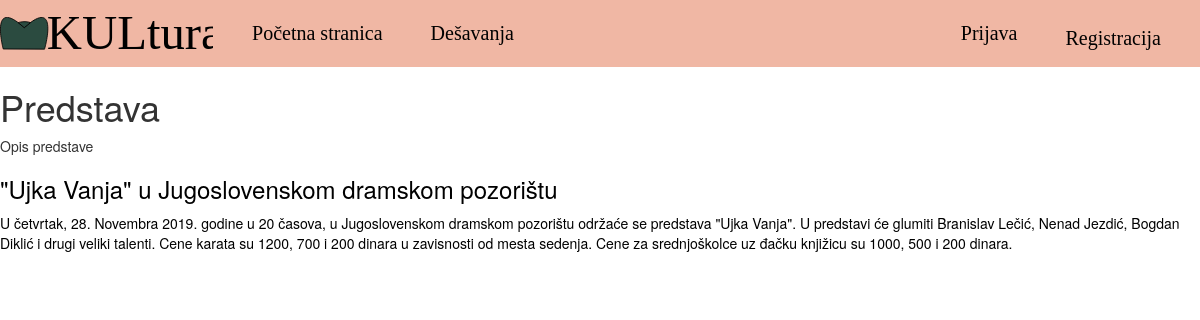
The app's page /desavanja?vrsta_dogadjaja=3 with its own data.
### tables this page shows
CREATE TABLE `vrste_dogadjaja` (
  `id_vrste` int(11) NOT NULL,
  `naziv` varchar(30) NOT NULL,
  `opis` text NOT NULL
);

CREATE TABLE `dogadjaji` (
  `id_dogadjaja` int(11) NOT NULL,
  `naziv_dogadjaja` varchar(100) NOT NULL,
  `vrsta_dogadjaja` int(11) NOT NULL,
  `pocetak_dogadjaja` datetime NOT NULL,
  `kraj_dogadjaja` datetime NOT NULL,
  `opis_dogadjaja` text DEFAULT NULL
);

### utils/view.php (called while the page is built, shortened)
<?php
function renderView($name, array $vars = []) {
    extract($vars);
    include dirname(__DIR__) . '/templates/' . $name . '.php';
}

### controller/events.php (called while the page is built, shortened)
<?php
require 'utils/view.php';
require 'model/event_type.php';
require 'model/event.php';
function getEventsListAction(array $filters) {
    $db = dbConnect();
    $selectedEventType = $filters['vrsta_dogadjaja'] ?? null;
    $events = $selectedEventType ? getEventsFiltered($db, ['vrsta_dogadjaja' => $selectedEventType]) : getAllEvents($db);
    $eventTypes = getAllEventTypes($db);
    $eventTypeNames = getEventTypeNames($db);
    renderView(
        'dogadjaji',
        [
            'events' => $events,
            'eventTypes' => $eventTypes,
            'selectedEventType' => $selectedEventType-1,
            'eventTypeNames' => $eventTypeNames,
        ]
    );
}

### index.php (called while the page is built, shortened)
<?php
$routeMap = [
    '/login' => [
        'file'=>'controller/login.php',
        'action'=>'loginAction',
        'data'=>[$_POST]
    ],
    '/desavanje' =>[
        'file' => 'controller/event.php',
        'action' => 'getEventAction',
        'data' => [$_GET]
    ],
    '/desavanja' => [
        'file'=>'controller/events.php',
        'action'=>'getEventsListAction',
        'data'=>[$_GET]
    ],
    '/' => [
        'file' => 'controller/index.php',
        'action' => 'indexAction',
    ],
];
$currentRoute = $routeMap['/'];
if (isset($_SERVER['PATH_INFO']) && isset($routeMap[$_SERVER['PATH_INFO']])) {
    $currentRoute = $routeMap[$_SERVER['PATH_INFO']];
}
call_user_func_array($currentRoute['action'], $currentRoute['data'] ?? []);

### model/event_type.php (called while the page is built)
<?php
function getAllEventTypes(PDO $db): array {
    $eventTypesStatement = $db->prepare('SELECT * FROM vrste_dogadjaja');
    $eventTypesStatement->execute();
    return $eventTypesStatement->fetchAll();
}
function getEventTypeNames(PDO $db) {
    $eventTypeNames = [];
    foreach (getAllEventTypes($db) as $eventType) {
        $eventTypeNames[$eventType['id_vrste']] = $eventType['naziv'];
    }
    return $eventTypeNames;
}

### model/event.php (called while the page is built, shortened)
<?php
function getEventsFiltered(PDO $db, array $filters) {
    $eventsStatement = $db->prepare('SELECT * FROM dogadjaji  WHERE vrsta_dogadjaja = :vrsta_dogadjaja AND sysdate()<pocetak_dogadjaja ORDER BY pocetak_dogadjaja');
    $eventsStatement->execute($filters);
    return $eventsStatement->fetchAll();
}

### templates/dogadjaji.php (the view, shortened to what this page needs)
<html>
<head>
    <?php include 'templates/includes/css.php'; ?>
</head>
<body>
    <?php include 'templates/includes/header.php'; ?>
    <?php
    if ($selectedEventType >= 0)
        echo '<h1>' . $eventTypes[$selectedEventType]['naziv'] . '</h1>
    <p>' . $eventTypes[$selectedEventType]['opis'] . '</p>';
    else
        echo '<h1>Događaji</h1>
    <p>Svi budući događaji koji se nalaze na našem sajtu. </p>';
    ?>
    <?php
    foreach ($events as $vred) {
        echo '
            <a class = "noedita" href = "../desavanje?id_dogadjaja=' . $vred['id_dogadjaja'] . '
            ">
            <div>
            <h3>' . $vred['naziv_dogadjaja'] . '</h3>
            <p>' . $vred['opis_dogadjaja'] . '</p>
            </div>
            </a>
            ';
    }
    ?>
</body>
</html>

### css/theme.css (style rules this page uses)
body { background-color: #FFF !important; }
.noedita { text-decoration: none; color: black; }

### records on screen
vrste_dogadjaja: naziv "Predstava", opis "Opis predstave"
dogadjaji: naziv_dogadjaja "\"Ujka Vanja\" u Jugoslovenskom dramskom pozorištu", opis_dogadjaja "U četvrtak, 28. Novembra 2019. godine u 20 časova, u Jugoslovenskom dramskom pozorištu održaće se predstava \"Ujka Vanja\". U predstavi će glumiti Branislav Lečić, Nenad Jezdić, Bogdan Diklić i drugi veliki talenti. Cene karata su 1200, 700 i 200 dinara u zavisnosti od mesta sedenja. Cene za srednjoškolce uz đačku knjižicu su 1000, 500 i 200 dinara."
